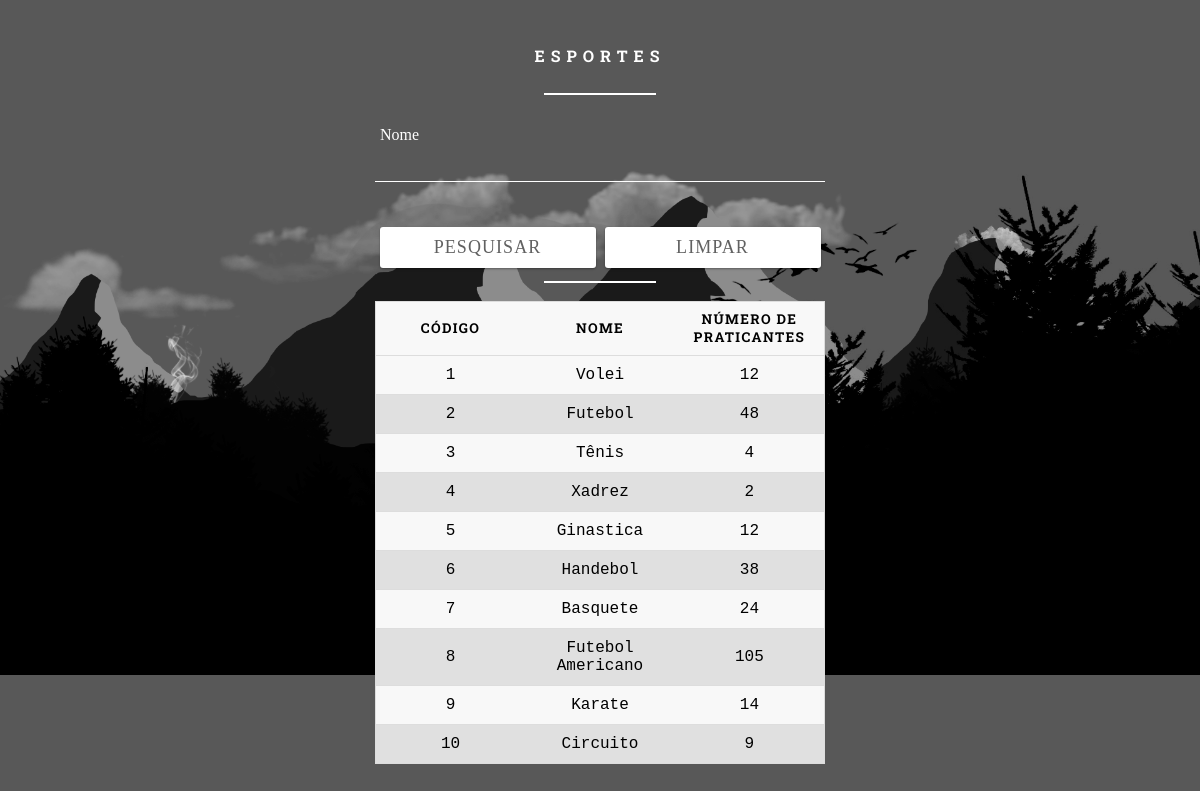
The page /ExerciciosCRUD1/Exercicio17.php on the database its author committed.
### tables this page shows
create table esporte (
	codigo int primary key auto_increment,
	nome varchar(100),
	numero_praticantes int
);

### ExerciciosCRUD1/conf/conf.inc.php (called while the page is built, shortened)
<?php
	$tb_esporte = 'esporte';
?>

### ExerciciosCRUD1/Exercicio17.php (the view, shortened to what this page needs)
<!DOCTYPE html>
<html lang="pt-BR">
<?php
  require 'connect/connect.php';
  $pesquisa = isset($_POST['pesquisa'])?$_POST['pesquisa']:'';
?>
<head>
  <link rel="stylesheet" href="assets/css/basico.css" />
</head>
<body>
  <form method="post">
    <h5>Esportes</h5>
    <hr class="dividir" />
    <div class="input">
      <input type="text" name="pesquisa" value="<?php echo $pesquisa; ?>" />
      <label>Nome</label>
    </div>
    <div class="input">
      <input type="submit" value="Pesquisar" />
      <input type="reset" value="Limpar" />
    </div>
    </form>
    <form>
    <br /><br /><br />
    <hr class="dividir" />
    <br />
    <table>
      <thead>
        <th scope="col">Código</th>
        <th scope="col">Nome</th>
        <th scope="col">Número de Praticantes</th>
      </thead>
      <?php
        $sql = 'select * from '. $tb_esporte. ' where nome like "'. $pesquisa. '%" order by codigo';
        $resultado = mysqli_query($conexao, $sql);
        while ($row = mysqli_fetch_array($resultado)) {
          echo '<tr>';
          echo '<td>'. $row['codigo']. '</td>';
          echo '<td>'. $row['nome']. '</td>';
          echo '<td>'. $row['numero_praticantes']. '</td>';
          echo '</tr>';
        }
      ?>
    </table>
  </form>
</body>
</html>

### ExerciciosCRUD1/assets/css/basico.css (style rules this page uses)
body { background: url("../images/wallpaper.png"); background-position: top; background-repeat: repeat; background-clip: border-box; background-size: 100%; background-origin: border-box; background-attachment: fixed; font-family: 'Roboto Slab', monospace; color: white; font-size: 16px; font-weight: normal; }
form { width: 450px; margin: 45px auto; }
h5 { text-align: center; text-transform: uppercase; color: #fff; letter-spacing: 6px; font-size: 16px; }
hr.dividir { background: #fff; -webkit-box-shadow: none; box-shadow: none; border: none; height: 2px; width: 25%; margin: 0px auto 0px auto; }
.input { position: relative; margin: 45px 0; width: 450px; font-family: 'Roboto Slab'; }
label { font-family: 'Roboto Slab'; }
input, textarea { background: none; color: #fff; font-size: 18px; padding: 10px 10px 10px 5px; font-family: 'Roboto Slab'; display: block; width: 450px; border: none; border-radius: 0; border-bottom: 1px solid #fff; }
input:focus~label, input:valid~label, textarea:focus~label, textarea:valid~label { top: -14px; font-size: 16px; color: #fff; }
.input label { color: #fff; font-size: 16px; font-weight: normal; position: absolute; pointer-events: none; left: 5px; top: 10px; font-family: 'Roboto Slab'; -webkit-transition: 300ms ease all; transition: 300ms ease all; }
input[type="submit"], input[type="reset"] { background: white; color: #616161; border: none; padding: 10px 20px; border-radius: 3px; letter-spacing: 0.06em; text-transform: uppercase; text-decoration: none; outline: none; width: 48%; float: left; margin: auto 1% 1% 1%; -webkit-box-shadow: 0 1px 3px rgba(0, 0, 0, 0.12), 0 1px 2px rgba(0, 0, 0, 0.24); box-shadow: 0 1px 3pxrgba(0, 0, 0, 0.12), 0 1px 2px rgba(0, 0, 0, 0.24); -webkit-transition: all 0.3s cubic-bezier(0.25, 0.8, 0.25, 1); transition: all 0.3s cubic-bezier(0.25, 0.8, 0.25, 1); }
table { border: 1px solid #ccc; border-collapse: collapse; margin: 0; color: #000000; padding: 0; width: 100%; table-layout: fixed; border-radius: 15px; }
table tr { background: #f8f8f8; border: 1px solid #ddd; padding: .35em; }
table tr:nth-child(even) { background: #E0E0E0; border: 1px solid #ddd; padding: .35em; }
table th, table td { padding: .625em; text-align: center; }
table th { font-size: .85em; letter-spacing: .1em; text-transform: uppercase; }
*, *:before, *:after { box-sizing: border-box; }

### rows shown on the page
esporte: codigo "1", nome "Volei", numero_praticantes "12"
esporte: codigo "2", nome "Futebol", numero_praticantes "48"
esporte: codigo "3", nome "Tênis", numero_praticantes "4"
esporte: codigo "4", nome "Xadrez", numero_praticantes "2"
esporte: codigo "5", nome "Ginastica", numero_praticantes "12"
esporte: codigo "6", nome "Handebol", numero_praticantes "38"
esporte: codigo "7", nome "Basquete", numero_praticantes "24"
esporte: codigo "8", nome "Futebol Americano", numero_praticantes "105"
esporte: codigo "9", nome "Karate", numero_praticantes "14"
esporte: codigo "10", nome "Circuito", numero_praticantes "9"
